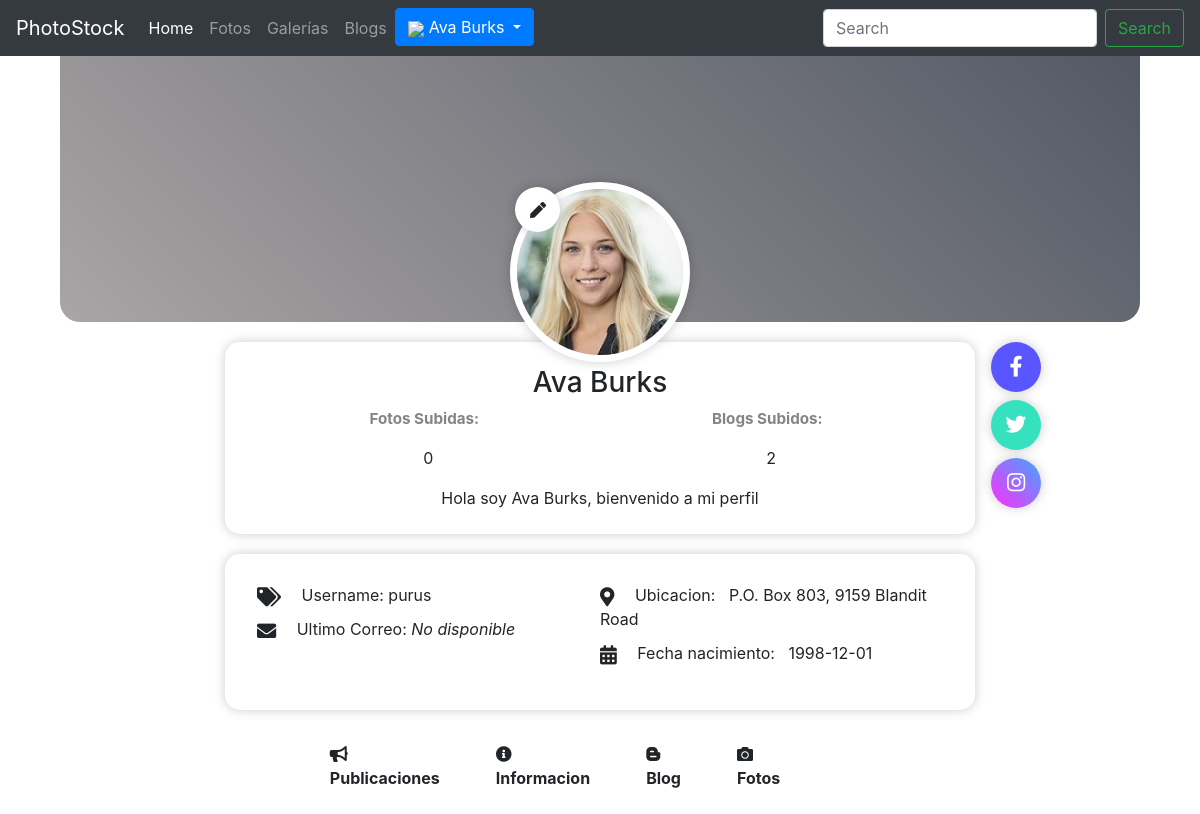
/profile.php?profile_id=13 (signed in), run on the app's committed database.
### tables this page shows
CREATE TABLE usuarios(
    id_usuario BIGINT PRIMARY KEY AUTO_INCREMENT,
    username VARCHAR(50) UNIQUE NOT NULL,
    password VARCHAR(250) NOT NULL,
    nombres VARCHAR(100) NOT NULL,
    apellidos VARCHAR(100)NOT NULL,
    nacimiento DATE NOT NULL,
    direccion TEXT NOT NULL,
    sobre_mi TEXT NULL,
    foto TEXT NULL,
    administrador int default 0
    );

### controladores/comprobar_sesion.php (called while the page is built, shortened)
<?php
function estaLogeado(){
if(isset($_SESSION['id_usuario'])){
    return true;
    }else return false;
}
?>

### profile.php (the view, shortened to what this page needs)
<!DOCTYPE html>
<html lang="en">
<head>
    <link rel="stylesheet" type="text/css" href="assets/css/perfil.css?3">
    <link rel="stylesheet" href="https://pro.fontawesome.com/releases/v5.10.0/css/all.css" />
</head>
<body>
    <?php include_once "templates/header.php"; ?>
    <div class="custom-main"><?php
        if (isset($_GET["profile_id"])){
            $profile = $_GET["profile_id"];
            include_once "controladores/obtener_perfil.php";
        }else{?>
        <h1>Parece que te has perdido </h1>
        <h1><a href="index.php">Volver al home </a></h1>
    <?php die();} ?>
    </div>
    <section class="seccion-perfil-usuario">
        <div class="perfil-usuario-header">
            <div class="perfil-usuario-portada">
                <div class="perfil-usuario-avatar">
                    <img src="<?php echo $foto_perfil?>" alt="img-avatar">
                    <?php
                    include_once "controladores/comprobar_sesion.php";
                    if (estaLogeado()){
                    if ($profile == $_SESSION['id_usuario'] ){?>
                    <form method="post" action="cargar_foto.php" enctype="multipart/form-data">
                        <label for="file" class="boton-avatar">
                            <a>
                            <i class="fas fa-pen" for="file"></i>
                            </a>
                        </label>
                    </form>
                    </div> <?php	} }?>
                </div>
            </div>
        <div class="perfil-usuario-body">
            <div class="perfil-usuario-bio">
                <h3 class="titulo"><?php echo "$nombres $apellidos"; ?></h3>
                <div class="subidos">
                    <span><p class="texto"><b>Fotos Subidas: </b> &nbsp;</p><?php echo $fotos_subidas; ?> </p></span>
                    <span><p class="texto"><b>Blogs Subidos: </b> &nbsp;</p><?php echo $blogs_subidos; ?> </p></span>
                </div>
                <p class ="about"> <?php echo $sobre_mi;?></p>
            </div>
            <div class="perfil-usuario-footer">
                <ul class="lista-datos">
                    <li><i class="icono fas fa-tags"></i></i> Username: <?php echo $username;?></li>
                    <li><i class="icono fas fa-envelope"></i> Ultimo Correo: <?php echo $correo;?></li>
                </ul>
                <ul class="lista-datos">
                    <li><i class="icono fas fa-map-marker-alt"></i> Ubicacion: &nbsp; <?php echo $direccion;?></li>
                    <li><i class="icono fas fa-calendar-alt"></i> Fecha nacimiento: &nbsp; <?php echo $nacimiento;?></li>
                </ul>
            </div>
            <br>
            <div class="menu-perfil">
                <ul>
                    <li><a href="#" title=""><i class="icono-perfil fas fa-bullhorn"></i>Publicaciones</a></li>
                    <li><a href="#" title=""><i class="icono-perfil fas fa-info-circle"></i>Informacion</a></li>
                    <li><a href="#" title=""><i class="fab fa-blogger-b"></i>Blog</a></li>
                    <li><a href="#" title=""><i class="icono-perfil fas fa-camera"></i>Fotos</a></li>
                </ul>
            </div>
            <div class="redes-sociales">
                <a href="https://www.facebook.com/christiam.delacruz.583" class="boton-redes facebook fab fa-facebook-f"><i class="icon-facebook"></i></a>
                <a href="#" class="boton-redes twitter fab fa-twitter"><i class="icon-twitter"></i></a>
                <a href="#" class="boton-redes instagram fab fa-instagram"><i class="icon-instagram"></i></a>
            </div>
        </div>
    </section>
</body>
</html>

### assets/css/perfil.css (style rules this page uses)
html { -webkit-text-size-adjust: 100%; -ms-text-size-adjust: 100%; text-size-adjust: 100%; line-height: 1.4; }
* { margin: 0; padding: 0; -webkit-box-sizing: border-box; -moz-box-sizing: border-box; box-sizing: border-box; }
body { background-color: khaki; color: #404040; font-family: "Arial", Segoe UI, Tahoma, sans-serifl, Helvetica Neue, Helvetica; }
.seccion-perfil-usuario .perfil-usuario-body, .seccion-perfil-usuario { display: flex; flex-wrap: wrap; flex-direction: column; align-items: center; }
.seccion-perfil-usuario .perfil-usuario-header { width: 100%; display: flex; justify-content: center; margin-bottom: 1.25rem; }
.seccion-perfil-usuario .perfil-usuario-portada { display: block; position: relative; width: 90%; height: 17rem; background: linear-gradient(45deg, rgb(170, 165, 165), #525864); border-radius: 0 0 20px 20px; }
.seccion-perfil-usuario .perfil-usuario-avatar { display: flex; width: 180px; height: 180px; align-items: center; justify-content: center; border: 7px solid #FFFFFF; background-color: #DFE5F2; border-radius: 50%; box-shadow: 0 0 12px rgba(0, 0, 0, .2); position: absolute; bottom: -40px; left: calc(50% - 90px); z-index: 1; }
.seccion-perfil-usuario .perfil-usuario-avatar img { width: 100%; position: relative; border-radius: 50%; }
.seccion-perfil-usuario .perfil-usuario-avatar .boton-avatar { position: absolute; left: -2px; top: -2px; border: 0; background-color: #fff; box-shadow: 0 0 12px rgba(0, 0, 0, .2); width: 45px; height: 45px; border-radius: 50%; cursor: pointer; }
.boton-avatar i { align-items: center; justify-content: center; padding-left:15px; padding-top: 15px; }
.seccion-perfil-usuario .perfil-usuario-body { width: 70%; position: relative; max-width: 750px; }
.seccion-perfil-usuario .perfil-usuario-body .titulo { display: block; width: 100%; font-size: 1.75em; margin-bottom: 0.5rem; }
.seccion-perfil-usuario .perfil-usuario-body .texto { color: #848484; font-size: 0.95em; }
.seccion-perfil-usuario .perfil-usuario-footer, .seccion-perfil-usuario .perfil-usuario-bio { display: flex; flex-wrap: wrap; padding: 1.5rem 2rem; box-shadow: 0 0 12px rgba(0, 0, 0, .2); background-color: #fff; border-radius: 15px; width: 100%; }
.seccion-perfil-usuario .perfil-usuario-bio { margin-bottom: 1.25rem; text-align: center; }
.seccion-perfil-usuario .lista-datos { width: 50%; list-style: none; }
.seccion-perfil-usuario .lista-datos li { padding: 5px 0; }
.seccion-perfil-usuario .lista-datos li>.icono { margin-right: 1rem; font-size: 1.2rem; vertical-align: middle; }
.seccion-perfil-usuario .redes-sociales { position: absolute; right: calc(0px - 50px - 1rem); top: 0; display: flex; flex-direction: column; }
.seccion-perfil-usuario .redes-sociales .boton-redes { border: 0; background-color: #fff; text-decoration: none; display: inline-flex; align-items: center; justify-content: center; width: 50px; height: 50px; border-radius: 50%; color: #fff; box-shadow: 0 0 12px rgba(0, 0, 0, .2); font-size: 1.3rem; }
.seccion-perfil-usuario .redes-sociales .boton-redes+.boton-redes { margin-top: .5rem; }
.seccion-perfil-usuario .boton-redes.facebook { background-color: #5955FF; }
.seccion-perfil-usuario .boton-redes.twitter { background-color: #35E1BF; }
.seccion-perfil-usuario .boton-redes.instagram { background: linear-gradient(45deg, #FF2DFD, #40A7FF); }
.menu-perfil ul { display: flex; list-style: none; margin-left: -10px; width: calc(100% - 200px - 8rem); }
.menu-perfil ul li { margin-right: 1rem; }
.menu-perfil a { display: block; text-decoration: none; color: inherit; padding: 8px 20px; font-weight: bold; border-radius: 8px; transition: all ease-in 100ms; }
.subidos { display: flex; width: 100%; justify-content: space-around; }
.about { text-align: center; align-items: center; margin: auto; }

### assets/css/main.css (style rules this page uses)
.custom-main { padding-top:50px }

### data on the page
usuarios: foto (picture), nombres "Ava", apellidos "Burks", sobre_mi "Hola soy Ava Burks, bienvenido a mi perfil", username "purus", direccion "P.O. Box 803, 9159 Blandit Road", nacimiento "1998-12-01"

### other printed values
$_SESSION ['nombres'] "Ava"
$_SESSION['apellidos'] "Burks"
$fotos_subidas "0"
$blogs_subidos "2"
